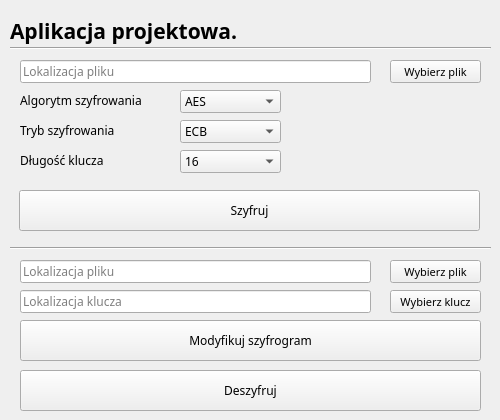
<?xml version="1.0" encoding="UTF-8"?>
<ui version="4.0">
 <class>main_window</class>
 <widget class="QMainWindow" name="main_window">
  <property name="enabled">
   <bool>true</bool>
  </property>
  <property name="geometry">
   <rect>
    <x>0</x>
    <y>0</y>
    <width>500</width>
    <height>420</height>
   </rect>
  </property>
  <property name="sizePolicy">
   <sizepolicy hsizetype="Fixed" vsizetype="Fixed">
    <horstretch>0</horstretch>
    <verstretch>0</verstretch>
   </sizepolicy>
  </property>
  <property name="minimumSize">
   <size>
    <width>500</width>
    <height>400</height>
   </size>
  </property>
  <property name="maximumSize">
   <size>
    <width>500</width>
    <height>420</height>
   </size>
  </property>
  <property name="font">
   <font>
    <family>Roboto Mono</family>
    <pointsize>9</pointsize>
   </font>
  </property>
  <property name="windowTitle">
   <string>Aplikacja projektowa</string>
  </property>
  <property name="autoFillBackground">
   <bool>false</bool>
  </property>
  <widget class="QWidget" name="centralwidget">
   <property name="minimumSize">
    <size>
     <width>0</width>
     <height>0</height>
    </size>
   </property>
   <widget class="QLabel" name="title">
    <property name="geometry">
     <rect>
      <x>10</x>
      <y>10</y>
      <width>481</width>
      <height>41</height>
     </rect>
    </property>
    <property name="font">
     <font>
      <family>Roboto Mono</family>
      <pointsize>16</pointsize>
      <weight>75</weight>
      <bold>true</bold>
     </font>
    </property>
    <property name="text">
     <string>Aplikacja projektowa.</string>
    </property>
    <property name="alignment">
     <set>Qt::AlignJustify|Qt::AlignVCenter</set>
    </property>
    <property name="wordWrap">
     <bool>true</bool>
    </property>
   </widget>
   <widget class="Line" name="line">
    <property name="geometry">
     <rect>
      <x>10</x>
      <y>40</y>
      <width>481</width>
      <height>16</height>
     </rect>
    </property>
    <property name="font">
     <font>
      <family>Roboto Mono</family>
      <pointsize>9</pointsize>
     </font>
    </property>
    <property name="orientation">
     <enum>Qt::Horizontal</enum>
    </property>
   </widget>
   <widget class="QPushButton" name="encrypt_button">
    <property name="geometry">
     <rect>
      <x>19</x>
      <y>190</y>
      <width>461</width>
      <height>41</height>
     </rect>
    </property>
    <property name="font">
     <font>
      <family>Roboto Mono</family>
      <pointsize>9</pointsize>
     </font>
    </property>
    <property name="cursor">
     <cursorShape>PointingHandCursor</cursorShape>
    </property>
    <property name="text">
     <string>Szyfruj</string>
    </property>
   </widget>
   <widget class="QLineEdit" name="file_localization_line_edit">
    <property name="geometry">
     <rect>
      <x>20</x>
      <y>60</y>
      <width>351</width>
      <height>23</height>
     </rect>
    </property>
    <property name="font">
     <font>
      <family>Roboto Mono</family>
      <pointsize>9</pointsize>
     </font>
    </property>
    <property name="cursor">
     <cursorShape>ArrowCursor</cursorShape>
    </property>
    <property name="acceptDrops">
     <bool>false</bool>
    </property>
    <property name="readOnly">
     <bool>true</bool>
    </property>
    <property name="placeholderText">
     <string>Lokalizacja pliku</string>
    </property>
   </widget>
   <widget class="QPushButton" name="file_selector_button">
    <property name="geometry">
     <rect>
      <x>390</x>
      <y>60</y>
      <width>91</width>
      <height>23</height>
     </rect>
    </property>
    <property name="font">
     <font>
      <family>Roboto Mono</family>
      <pointsize>8</pointsize>
     </font>
    </property>
    <property name="cursor">
     <cursorShape>PointingHandCursor</cursorShape>
    </property>
    <property name="text">
     <string>Wybierz plik</string>
    </property>
   </widget>
   <widget class="QComboBox" name="encryption_type_combobox">
    <property name="geometry">
     <rect>
      <x>180</x>
      <y>120</y>
      <width>101</width>
      <height>23</height>
     </rect>
    </property>
    <property name="font">
     <font>
      <family>Roboto Mono</family>
      <pointsize>9</pointsize>
     </font>
    </property>
    <property name="currentText">
     <string>ECB</string>
    </property>
    <property name="currentIndex">
     <number>0</number>
    </property>
    <property name="maxVisibleItems">
     <number>3</number>
    </property>
    <property name="placeholderText">
     <string>Wybierz tryb szyfrowania</string>
    </property>
    <item>
     <property name="text">
      <string>ECB</string>
     </property>
    </item>
    <item>
     <property name="text">
      <string>CBC</string>
     </property>
    </item>
    <item>
     <property name="text">
      <string>CTR</string>
     </property>
    </item>
   </widget>
   <widget class="QLabel" name="encryption_type_label">
    <property name="geometry">
     <rect>
      <x>20</x>
      <y>120</y>
      <width>151</width>
      <height>20</height>
     </rect>
    </property>
    <property name="font">
     <font>
      <family>Roboto Mono</family>
      <pointsize>9</pointsize>
     </font>
    </property>
    <property name="text">
     <string>Tryb szyfrowania</string>
    </property>
   </widget>
   <widget class="QLabel" name="key_len_label">
    <property name="geometry">
     <rect>
      <x>20</x>
      <y>150</y>
      <width>151</width>
      <height>21</height>
     </rect>
    </property>
    <property name="font">
     <font>
      <family>Roboto Mono</family>
      <pointsize>9</pointsize>
     </font>
    </property>
    <property name="text">
     <string>Długość klucza</string>
    </property>
   </widget>
   <widget class="QComboBox" name="key_len_combobox">
    <property name="geometry">
     <rect>
      <x>180</x>
      <y>150</y>
      <width>101</width>
      <height>23</height>
     </rect>
    </property>
    <property name="font">
     <font>
      <family>Roboto Mono</family>
      <pointsize>9</pointsize>
     </font>
    </property>
    <item>
     <property name="text">
      <string>16</string>
     </property>
    </item>
    <item>
     <property name="text">
      <string>24</string>
     </property>
    </item>
    <item>
     <property name="text">
      <string>32</string>
     </property>
    </item>
   </widget>
   <widget class="QLabel" name="algorithm_type_label">
    <property name="geometry">
     <rect>
      <x>20</x>
      <y>90</y>
      <width>151</width>
      <height>21</height>
     </rect>
    </property>
    <property name="font">
     <font>
      <family>Roboto Mono</family>
      <pointsize>9</pointsize>
     </font>
    </property>
    <property name="text">
     <string>Algorytm szyfrowania</string>
    </property>
   </widget>
   <widget class="QComboBox" name="algorithm_type_combobox">
    <property name="geometry">
     <rect>
      <x>180</x>
      <y>90</y>
      <width>101</width>
      <height>23</height>
     </rect>
    </property>
    <property name="font">
     <font>
      <family>Roboto Mono</family>
      <pointsize>9</pointsize>
     </font>
    </property>
    <item>
     <property name="text">
      <string>AES</string>
     </property>
    </item>
    <item>
     <property name="text">
      <string>Camellia</string>
     </property>
    </item>
    <item>
     <property name="text">
      <string>ChaCha20</string>
     </property>
    </item>
    <item>
     <property name="text">
      <string>TripleDES</string>
     </property>
    </item>
   </widget>
   <widget class="QLineEdit" name="file_localization_line_edit_2">
    <property name="geometry">
     <rect>
      <x>20</x>
      <y>260</y>
      <width>351</width>
      <height>23</height>
     </rect>
    </property>
    <property name="cursor">
     <cursorShape>ArrowCursor</cursorShape>
    </property>
    <property name="acceptDrops">
     <bool>false</bool>
    </property>
    <property name="readOnly">
     <bool>true</bool>
    </property>
    <property name="placeholderText">
     <string>Lokalizacja pliku</string>
    </property>
   </widget>
   <widget class="Line" name="line_2">
    <property name="geometry">
     <rect>
      <x>10</x>
      <y>240</y>
      <width>481</width>
      <height>16</height>
     </rect>
    </property>
    <property name="orientation">
     <enum>Qt::Horizontal</enum>
    </property>
   </widget>
   <widget class="QPushButton" name="file_selector_button_2">
    <property name="geometry">
     <rect>
      <x>390</x>
      <y>260</y>
      <width>91</width>
      <height>23</height>
     </rect>
    </property>
    <property name="font">
     <font>
      <family>Roboto Mono</family>
      <pointsize>8</pointsize>
     </font>
    </property>
    <property name="cursor">
     <cursorShape>PointingHandCursor</cursorShape>
    </property>
    <property name="text">
     <string>Wybierz plik</string>
    </property>
   </widget>
   <widget class="QLineEdit" name="key_localization_line_edit">
    <property name="geometry">
     <rect>
      <x>20</x>
      <y>290</y>
      <width>351</width>
      <height>23</height>
     </rect>
    </property>
    <property name="cursor">
     <cursorShape>ArrowCursor</cursorShape>
    </property>
    <property name="acceptDrops">
     <bool>false</bool>
    </property>
    <property name="readOnly">
     <bool>true</bool>
    </property>
    <property name="placeholderText">
     <string>Lokalizacja klucza</string>
    </property>
   </widget>
   <widget class="QPushButton" name="key_selector_button">
    <property name="geometry">
     <rect>
      <x>390</x>
      <y>290</y>
      <width>91</width>
      <height>23</height>
     </rect>
    </property>
    <property name="font">
     <font>
      <family>Roboto Mono</family>
      <pointsize>8</pointsize>
     </font>
    </property>
    <property name="cursor">
     <cursorShape>PointingHandCursor</cursorShape>
    </property>
    <property name="text">
     <string>Wybierz klucz</string>
    </property>
   </widget>
   <widget class="QPushButton" name="decrypt_button">
    <property name="geometry">
     <rect>
      <x>20</x>
      <y>370</y>
      <width>461</width>
      <height>41</height>
     </rect>
    </property>
    <property name="cursor">
     <cursorShape>PointingHandCursor</cursorShape>
    </property>
    <property name="text">
     <string>Deszyfruj</string>
    </property>
   </widget>
   <widget class="QPushButton" name="modify_ct_button">
    <property name="geometry">
     <rect>
      <x>20</x>
      <y>320</y>
      <width>461</width>
      <height>41</height>
     </rect>
    </property>
    <property name="cursor">
     <cursorShape>PointingHandCursor</cursorShape>
    </property>
    <property name="text">
     <string>Modyfikuj szyfrogram</string>
    </property>
   </widget>
  </widget>
 </widget>
 <resources/>
 <connections/>
</ui>
